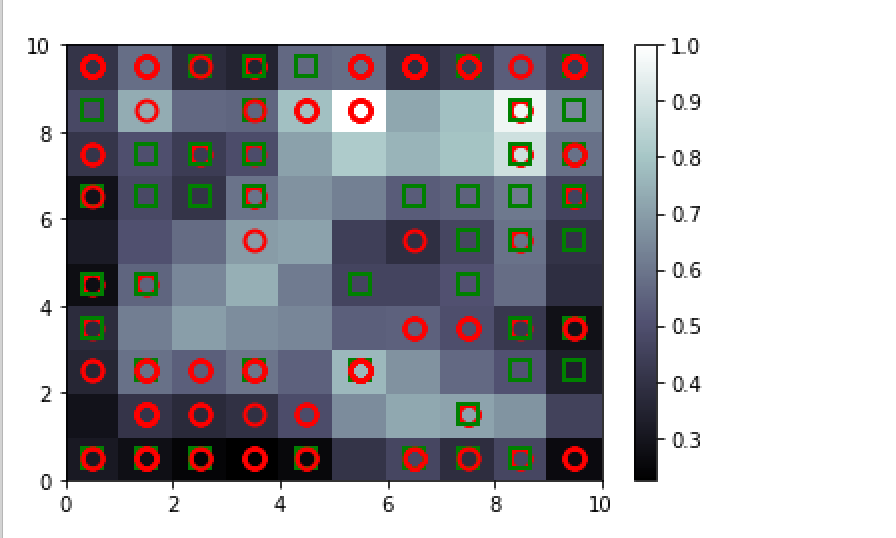

Python code for this plot:
# Self Organizing Map

# Importing the libraries
import numpy as np
import matplotlib.pyplot as plt
import pandas as pd

# Importing the dataset
dataset = pd.read_csv("Credit_Card_Applications.csv")
X = dataset.iloc[:,:-1].values
Y = dataset.iloc[:, -1].values

# Feature Scaling
from sklearn.preprocessing import MinMaxScaler
sc = MinMaxScaler(feature_range = (0, 1))
X = sc.fit_transform(X)

#Training the SOM
from minisom import MiniSom
som = MiniSom(x = 10, y = 10, input_len = 15, sigma= 1.0, 
              learning_rate = 0.5)
som.random_weights_init(X)
som.train_random(data= X, num_iteration = 100)

# Visualizing the results
from pylab import bone, pcolor, colorbar, plot, show
bone()
pcolor(som.distance_map().T)
colorbar()
markers = ['o', 's']
colors = ['r', 'g']
for i,x in enumerate(X):
    w = som.winner(x)
    plot(w[0] + 0.5,
         w[1] + 0.5,
         markers[Y[i]],
         markeredgecolor = colors[Y[i]],
         markerfacecolor = 'None',
         markersize = 10,
         markeredgewidth = 2)
show()

# Finding the frauds
mappings = som.win_map(X)
frauds = mappings[(4,5)]
frauds = sc.inverse_transform(frauds)
